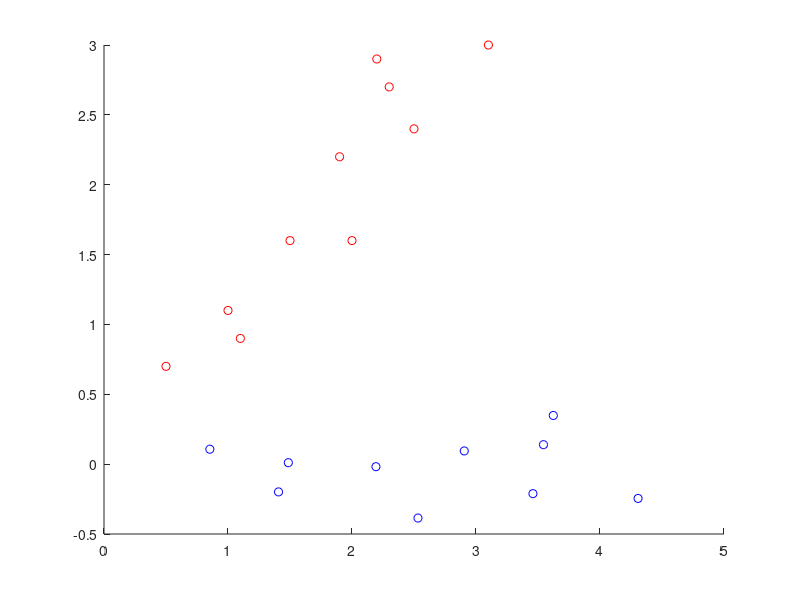

Recreate this plot in MATLAB. (Note: this script raises an error after producing the figure.)

x = [2.5 0.5 2.2 1.9 3.1 2.3 2 1 1.5 1.1; 2.4 0.7 2.9 2.2 3 2.7 1.6 1.1 1.6 0.9];
s = cov(x');
[eigenvectors, eigenvalues] = eigs(s, 2);
pcs = (x') * eigenvectors;
figure;
hold on
plot(x(1:1,:), x(2:2,:), 'or', pcs(:,1:1), pcs(:,2:2), 'ob')
plotv(eigenvectors(:,1), '-r');
plotv(eigenvectors(:,2), '-b');
legend('dane oryginalne','skladowe glowne','wektor cechy 1','wektor cechy 2','Location','northwest','Orientation','vertical')
hold off